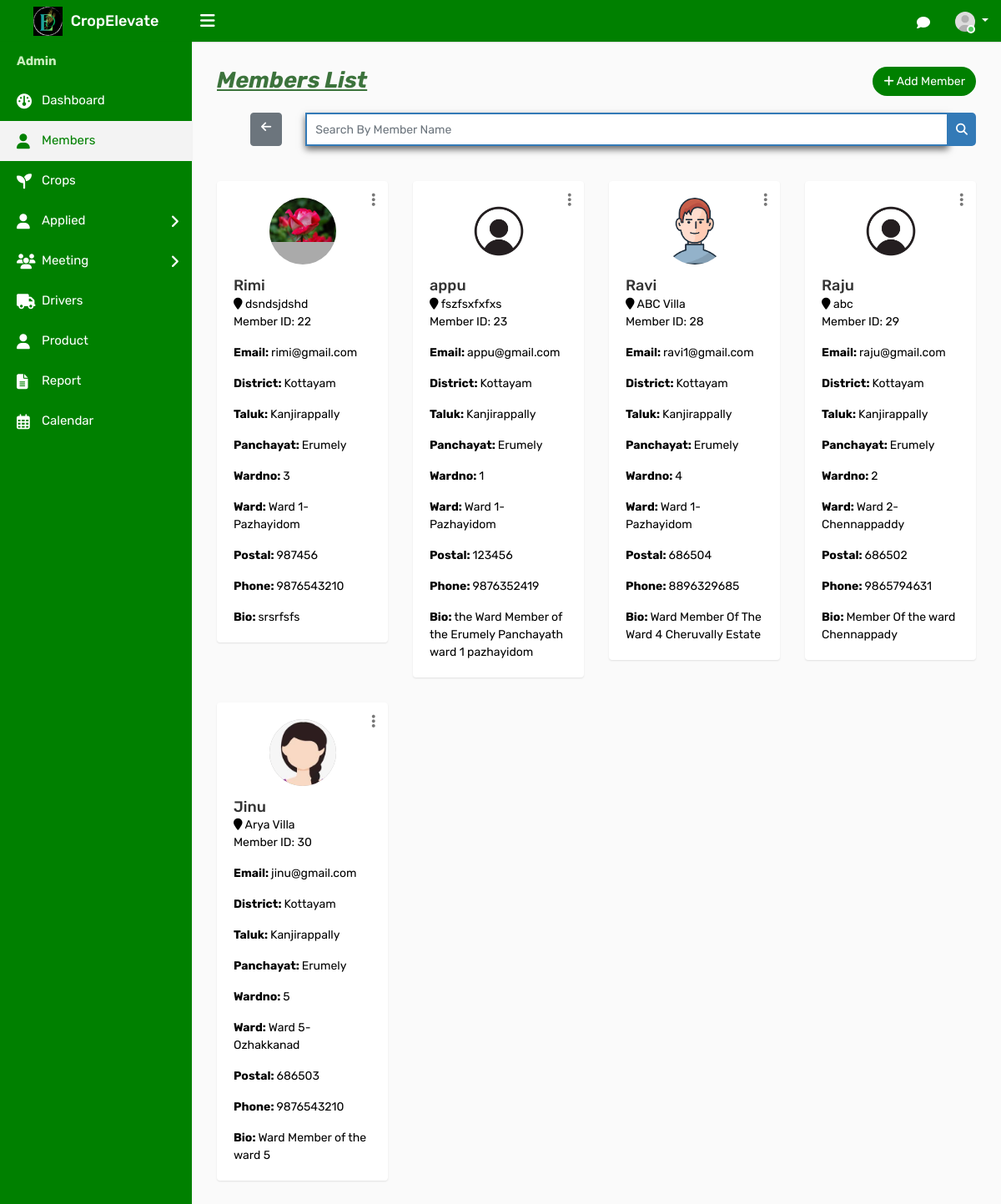
Before: /admember with the older database file.
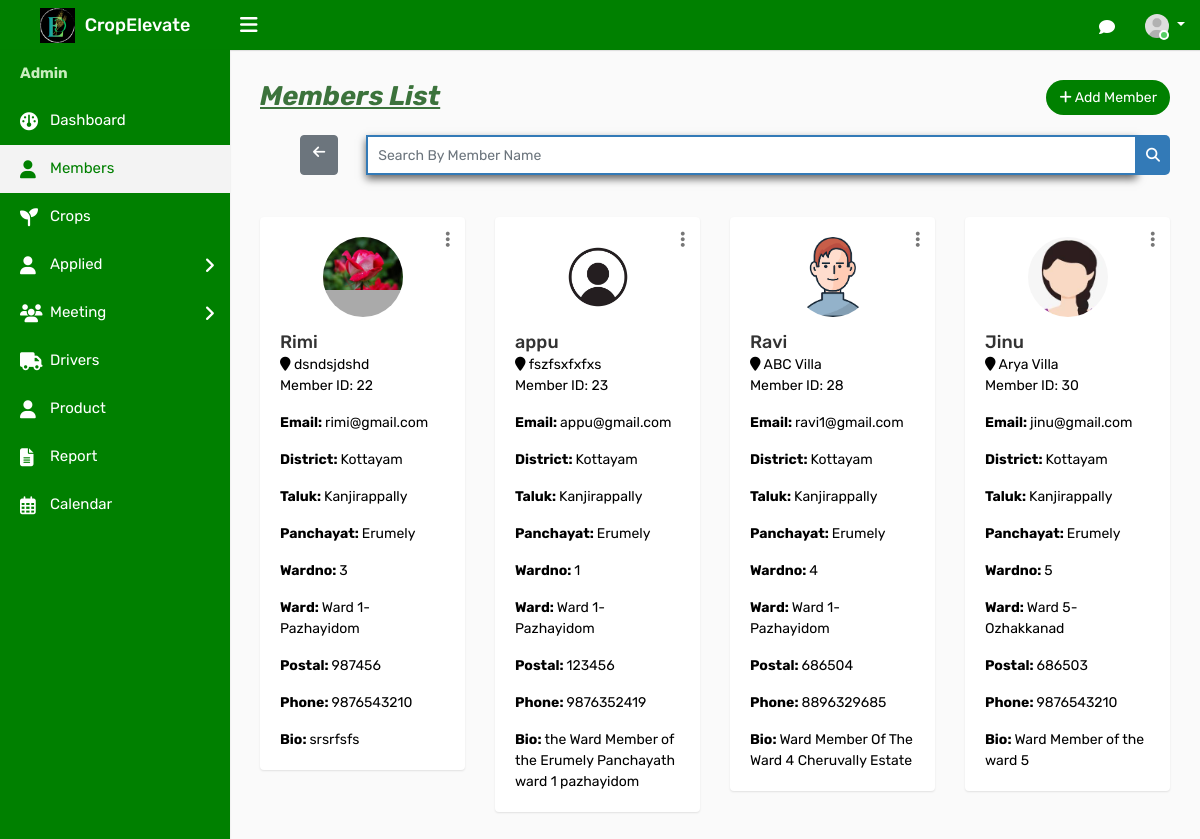
After: the same page with the newer database file.
### ceapp/models.py (models this page shows, shortened)
class Member(models.Model):
    user = models.ForeignKey(CustomUser, on_delete=models.CASCADE, blank=True, null=True)
    Name = models.CharField(max_length=100,null=True, blank=True)
    email = models.EmailField(max_length=100,null=True, blank=True)
    admin_set_password = models.CharField(max_length=128, blank=True, null=True)
    dob = models.CharField(max_length=100,null=True, blank=True)
    address = models.TextField()
    district= models.CharField(max_length=100,null=True, blank=True)
    taluk = models.CharField(max_length=255, null=True, blank=True)
    Panchayat = models.CharField(max_length=100,null=True, blank=True)
    wardname = models.CharField(max_length=100,null=True, blank=True)
    wardno = models.IntegerField(max_length=100,null=True, blank=True)
    postal = models.IntegerField()
    phone = models.IntegerField()
    bio=models.TextField()
    profile_photo = models.ImageField(upload_to='profile_photos/', blank=True, null=True)
    amob = models.IntegerField(max_length=100,null=True, blank=True)
    aemail = models.CharField(max_length=255, null=True, blank=True)
    degree = models.CharField(max_length=255, null=True, blank=True)
    institution = models.CharField(max_length=255, null=True,blank=True)
    reset_password = models.CharField(max_length=128, null=True, blank=True)  # New field for reset password
    is_active = models.BooleanField(default=True)

### ceapp/views.py (the view)
# urls.py: path('admember',views.admember,name='admember'),
def admember(request):
    members = Member.objects.filter(is_active=True)
    return render(request, 'admintemp/admember.html', {'members': members})

### templates/admintemp/admember.html (shortened to what this page needs)
{% load static %}
<!DOCTYPE html>
<html lang="en">
<head>
    <link rel="stylesheet" type="text/css" href="{% static 'assets/css/bootstrap.min.css' %}">
    <link rel="stylesheet" type="text/css" href="{% static 'assets/css/font-awesome.min.css' %}">
    <link rel="stylesheet" type="text/css" href="{% static 'assets/css/select2.min.css' %}">
    <link rel="stylesheet" type="text/css" href="{% static 'assets/css/bootstrap-datetimepicker.min.css' %}">
    <link rel="stylesheet" type="text/css" href="{% static 'assets/css/style.css' %}">
    <link rel="stylesheet" href="https://cdnjs.cloudflare.com/ajax/libs/font-awesome/6.2.0/css/all.min.css">
</head>
<body>
    <div class="main-wrapper">
        <div class="header">
			<div class="header-left">
				<a href="{% url 'adindex' %}" class="logo">
					<img src="{% static 'assets/img/adminlogo1.png' %}" width="35" height="35" alt=""> <span>CropElevate</span>
				</a>
			</div>
			<a id="toggle_btn" href="javascript:void(0);"><i class="fa fa-bars"></i></a>
            <ul class="nav user-menu float-right">
                <li class="nav-item dropdown d-none d-sm-block">
                    <a href="javascript:void(0);" id="open_msg_box" class="hasnotifications nav-link"><i class="fa fa-comment-o"></i> </a>
                </li>
                <li class="nav-item dropdown has-arrow">
                    <a href="#" class="dropdown-toggle nav-link user-link" data-toggle="dropdown">
                        <span class="user-img"><img class="rounded-circle" src="{% static 'assets/img/user.jpg' %}" width="40" alt="Admin">
							<span class="status online"></span></span>
                    </a>
                </li>
            </ul>
        </div>
        <div class="sidebar" id="sidebar">
            <div class="sidebar-inner slimscroll">
                <div id="sidebar-menu" class="sidebar-menu">
                    <ul>
                        <li class="menu-title" style="color:#c9edbe; font-weight:bold;">Admin</li>
                        <li>
                            <a href="{% url 'adindex' %}"><i class="fa fa-dashboard"></i> <span>Dashboard</span></a>
                        </li>
						<li class="active">
                            <a href="{% url 'admember' %}"><i class="fa fa-user"></i> <span>Members</span></a>
                        </li>
                        <li>
                            <a href="{% url 'adcrop' %}"><i class="fas fa-seedling fa-2x"></i> <span>Crops</span></a>
                        </li>
                        <li class="submenu green-background">
                            <a href="#"><i class="fa fa-user"></i> Applied <span class="menu-arrow"></span></a>
                        </li>
                        <li class="submenu green-background">
                            <a href="#"><i class="fas fa-users fa-2x"></i>  Meeting<span class="menu-arrow"></span></a>
                        </li>
                        <li>
                            <a href="{% url 'addriver' %}"><i class="fas fa-truck"></i> <span>Drivers</span></a>
                        </li>
                        <li>
                            <a href="{% url 'adproduct' %}" id="memind"><i class="fa fa-user"></i> <span>Product</span></a>
                        </li>
                        <li>
                            <a href="{% url 'adreport' %}"><i class="fas fa-file-text"></i>
                            </i> <span>Report</span></a>
                        </li>
                        <li>
                            <a href="{% url 'adcalendar' %}"><i class="far fa-calendar-alt fa-2x"></i>
                                <span>Calendar</span></a>
                        </li>
                    </ul>
                </div>
            </div>
        </div>
        <div class="page-wrapper" >
            <div class="content">
                <div class="row">
                    <div class="col-sm-4 col-3">
                        <h4 class="page-title" style="font-size:27px; color:#3c733c;" id="memberlist"><b><i><u>Members List</b></i></u></h4>
                    </div>
                    <div class="col-sm-8 col-9 text-right m-b-20">
                        <a href="{% url 'adaddmember' %}" class="btn btn-primary btn-rounded float-right" style="background-color: green; color: white;"><i class="fa fa-plus" id="addmem"></i> Add Member</a>
                    </div>
                </div>
                <div class="row">
                    <div class="col-md-12">
                        <form id="search-form" method="GET" action="{% url 'search_member' %}">
                            <div class="input-group">
                                <a href="{% url 'admember' %}" class="btn btn-secondary" style="margin-left:40px;"><i class="fa fa-arrow-left"></i></a>&ensp;&ensp;&ensp;&ensp;
                                <input type="text" class="form-control custom-search-input" name="membername" placeholder="Search By Member Name">
                                <div class="input-group-append">
                                    <button class="btn btn-primary custom-search-btn" type="submit"><i class="fa fa-search"></i></button>
                                </div>
                            </div>
                        </form>
                    </div>
                </div><br><br>
                <div class="row doctor-grid">
                    {% for member in members %}
                    <div class="col-md-4 col-sm-4  col-lg-3 ">
                        <div class="profile-widget" style="text-align:left;">
                             <div class="doctor-img">
                                <a class="avatar" href="#"><img alt="" src="{{ member.profile_photo.url }}"></a>
                               </div>
                            <div class="dropdown profile-action">
                                <a href="#" class="action-icon dropdown-toggle" data-toggle="dropdown" aria-expanded="false"><i class="fa fa-ellipsis-v"></i></a>
                            </div>
                            <h4 class="doctor-name text-ellipsis"><a href="profile.html"> {{ member.Name }}</a></h4>
                            <div class="user-country" style="color:black;">
                                <i class="fa fa-map-marker"></i> {{ member.address }}
                            </div>
                            <div>
                                <p style="color:black;">Member ID: {{ member.id }}</p>
                                <p class="card-text" style="color:black;"><b>Email: </b>{{ member.email }}</p>
                                <p class="card-text" style="color:black;"><b>District: </b>{{ member.district }}</p>
                                <p class="card-text" style="color:black;"><b>Taluk: </b>{{ member.taluk }}</p>
                                <p class="card-text" style="color:black;"><b>Panchayat: </b>{{ member.Panchayat }}</p>
                                <p class="card-text" style="color:black;"><b>Wardno: </b>{{ member.wardno }}</p>
                                <p class="card-text" style="color:black;"><b>Ward: </b>{{ member.wardname }}</p>
                                <p class="card-text" style="color:black;"><b>Postal: </b>{{ member.postal }}</p>
                                <p class="card-text" style="color:black;"><b>Phone: </b>{{ member.phone }}</p>
                                <p class="card-text" style="color:black;"><b>Bio: </b>{{ member.bio }}</p>
                            </div>
                        </div>
                    </div>
                    {% endfor %}
                </div>
            </div>
		</div>
    </div>
</body>
</html>

Changed rows visible on the page:
no longer on this page (row edited): Member: profile_photo (picture), Name "Raju", address "abc", id "29", email "raju@gmail.com", district "Kottayam", taluk "Kanjirappally", Panchayat "Erumely", wardno "2", wardname "Ward 2-Chennappaddy", postal "686502", phone "9865794631", bio "Member Of the ward Chennappady"
